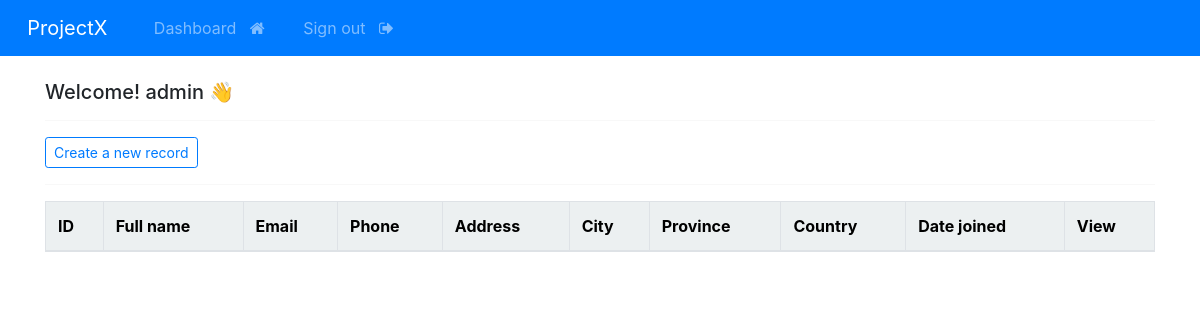
Before: /dashboard (signed in) with the older database file.
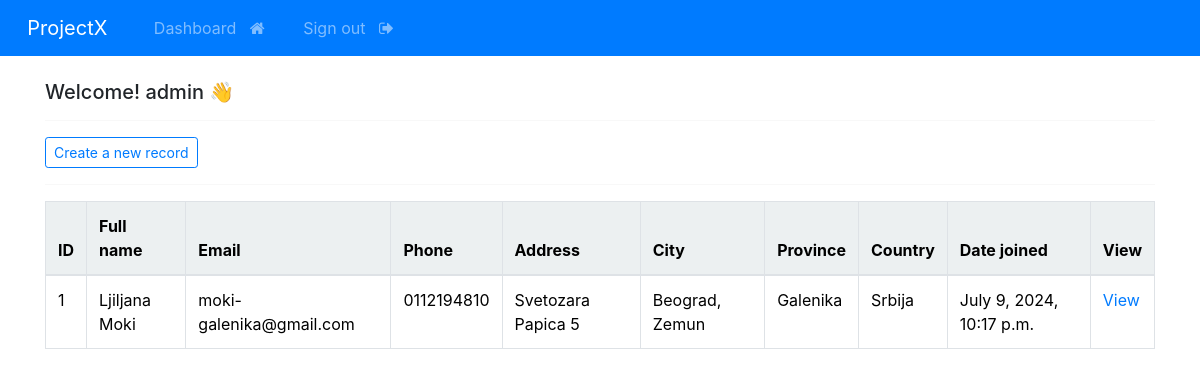
After: the same page with the newer database file.
### webapp/models.py (models this page shows, shortened)
class Record(models.Model):
    creation_date = models.DateTimeField(auto_now_add=True)
    first_name = models.CharField(max_length=100)
    last_name = models.CharField(max_length=100)
    email = models.CharField(max_length=255)
    phone = models.CharField(max_length=20)
    address = models.CharField(max_length=300)
    city = models.CharField(max_length=255)
    province = models.CharField(max_length=200)
    country = models.CharField(max_length=125)

### webapp/views.py (the view)
# urls.py: path('dashboard', views.dashboard, name="dashboard"),
@login_required(login_url='my-login')
def dashboard(request):
    my_records = Record.objects.all()
    return render(request, 'webapp/dashboard.html', {'records': my_records})

### webapp/templates/webapp/dashboard.html
{% extends 'webapp/base.html' %}
{% block content %}
<body>
    <h5> Welcome! {{user}} 👋 </h5>
    <hr>
    <a class="btn btn-outline-primary btn-sm" href="{% url 'create-record' %}">
	Create a new record
    </a>
    <hr>
    <table class="table table-hover table-bordered">
	<thead class="table-light">
    	    <tr>
	    	<th scope="col"> ID </th>
	    	<th scope="col"> Full name </th>
	    	<th scope="col"> Email </th>
	    	<th scope="col"> Phone </th>
	    	<th scope="col"> Address </th>
	    	<th scope="col"> City </th>
	    	<th scope="col"> Province </th>
	    	<th scope="col"> Country </th>
		<th scope="col"> Date joined </th>
	    	<th scope="col"> View </th>
	    </tr>
	</thead>
	<tbody>
	{% if records %}
	    {% for record in records %}
    	    <tr>
	    	<td> {{ record.id }} </td>
	    	<td> {{ record.first_name }} {{ record.last_name }} </td>
	    	<td> {{ record.email }} </td>
	    	<td> {{ record.phone }} </td>
	    	<td> {{ record.address }} </td>
	    	<td> {{ record.city }} </td>
	    	<td> {{ record.province }} </td>
	    	<td> {{ record.country }} </td>
			<td> {{ record.creation_date }} </td>
			<td> <a href="{% url 'record' record.id %}"> View </a> </td>
	    </tr>
	    {% endfor %}
	{% endif %}
	</tbody>
    </table>
</body>
{% endblock %}

Changed rows visible on the page:
added Record: id "1", first_name "Ljiljana", last_name "Moki", email "moki-galenika@gmail.com", phone "0112194810", address "Svetozara Papica 5", city "Beograd, Zemun", province "Galenika", country "Srbija", creation_date "July 9, 2024, 10:17 p.m."
